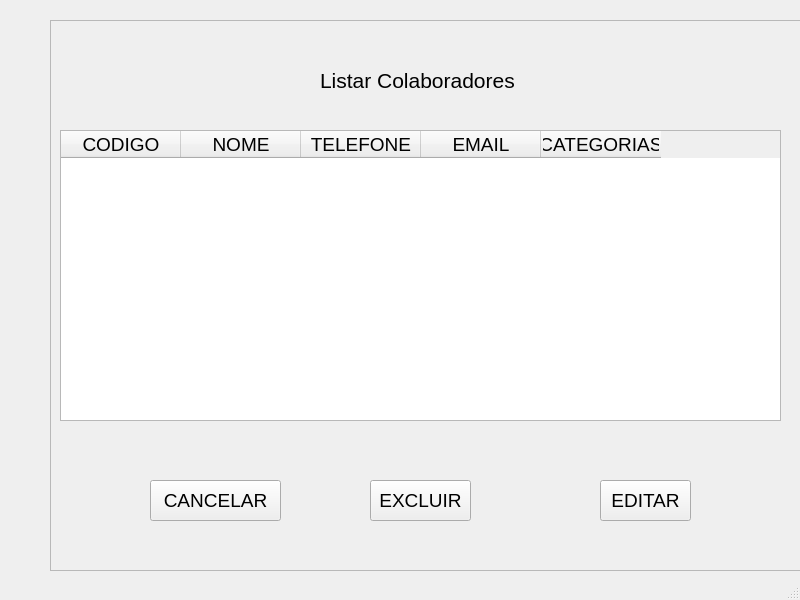
<?xml version="1.0" encoding="UTF-8"?>
<ui version="4.0">
 <class>MainWindow</class>
 <widget class="QMainWindow" name="MainWindow">
  <property name="geometry">
   <rect>
    <x>0</x>
    <y>0</y>
    <width>800</width>
    <height>600</height>
   </rect>
  </property>
  <property name="windowTitle">
   <string>MainWindow</string>
  </property>
  <widget class="QWidget" name="centralwidget">
   <widget class="QFrame" name="Listar">
    <property name="geometry">
     <rect>
      <x>50</x>
      <y>20</y>
      <width>751</width>
      <height>551</height>
     </rect>
    </property>
    <property name="frameShape">
     <enum>QFrame::StyledPanel</enum>
    </property>
    <property name="frameShadow">
     <enum>QFrame::Raised</enum>
    </property>
    <widget class="QLabel" name="label">
     <property name="geometry">
      <rect>
       <x>270</x>
       <y>40</y>
       <width>251</width>
       <height>41</height>
      </rect>
     </property>
     <property name="font">
      <font>
       <pointsize>16</pointsize>
      </font>
     </property>
     <property name="text">
      <string>Listar Colaboradores</string>
     </property>
    </widget>
    <widget class="QTableWidget" name="tableWidget">
     <property name="geometry">
      <rect>
       <x>10</x>
       <y>110</y>
       <width>721</width>
       <height>291</height>
      </rect>
     </property>
     <property name="font">
      <font>
       <pointsize>14</pointsize>
      </font>
     </property>
     <attribute name="horizontalHeaderDefaultSectionSize">
      <number>120</number>
     </attribute>
     <column>
      <property name="text">
       <string>CODIGO</string>
      </property>
     </column>
     <column>
      <property name="text">
       <string>NOME</string>
      </property>
     </column>
     <column>
      <property name="text">
       <string>TELEFONE</string>
      </property>
     </column>
     <column>
      <property name="text">
       <string>EMAIL</string>
      </property>
     </column>
     <column>
      <property name="text">
       <string>CATEGORIAS</string>
      </property>
     </column>
    </widget>
    <widget class="QPushButton" name="editar">
     <property name="geometry">
      <rect>
       <x>550</x>
       <y>460</y>
       <width>91</width>
       <height>41</height>
      </rect>
     </property>
     <property name="font">
      <font>
       <pointsize>14</pointsize>
      </font>
     </property>
     <property name="text">
      <string>EDITAR</string>
     </property>
    </widget>
    <widget class="QPushButton" name="excluir">
     <property name="geometry">
      <rect>
       <x>320</x>
       <y>460</y>
       <width>101</width>
       <height>41</height>
      </rect>
     </property>
     <property name="font">
      <font>
       <pointsize>14</pointsize>
      </font>
     </property>
     <property name="text">
      <string>EXCLUIR</string>
     </property>
    </widget>
    <widget class="QPushButton" name="cancelar">
     <property name="geometry">
      <rect>
       <x>100</x>
       <y>460</y>
       <width>131</width>
       <height>41</height>
      </rect>
     </property>
     <property name="font">
      <font>
       <pointsize>14</pointsize>
      </font>
     </property>
     <property name="text">
      <string>CANCELAR</string>
     </property>
    </widget>
   </widget>
  </widget>
  <widget class="QMenuBar" name="menubar">
   <property name="geometry">
    <rect>
     <x>0</x>
     <y>0</y>
     <width>800</width>
     <height>26</height>
    </rect>
   </property>
  </widget>
  <widget class="QStatusBar" name="statusbar"/>
 </widget>
 <resources/>
 <connections/>
</ui>
